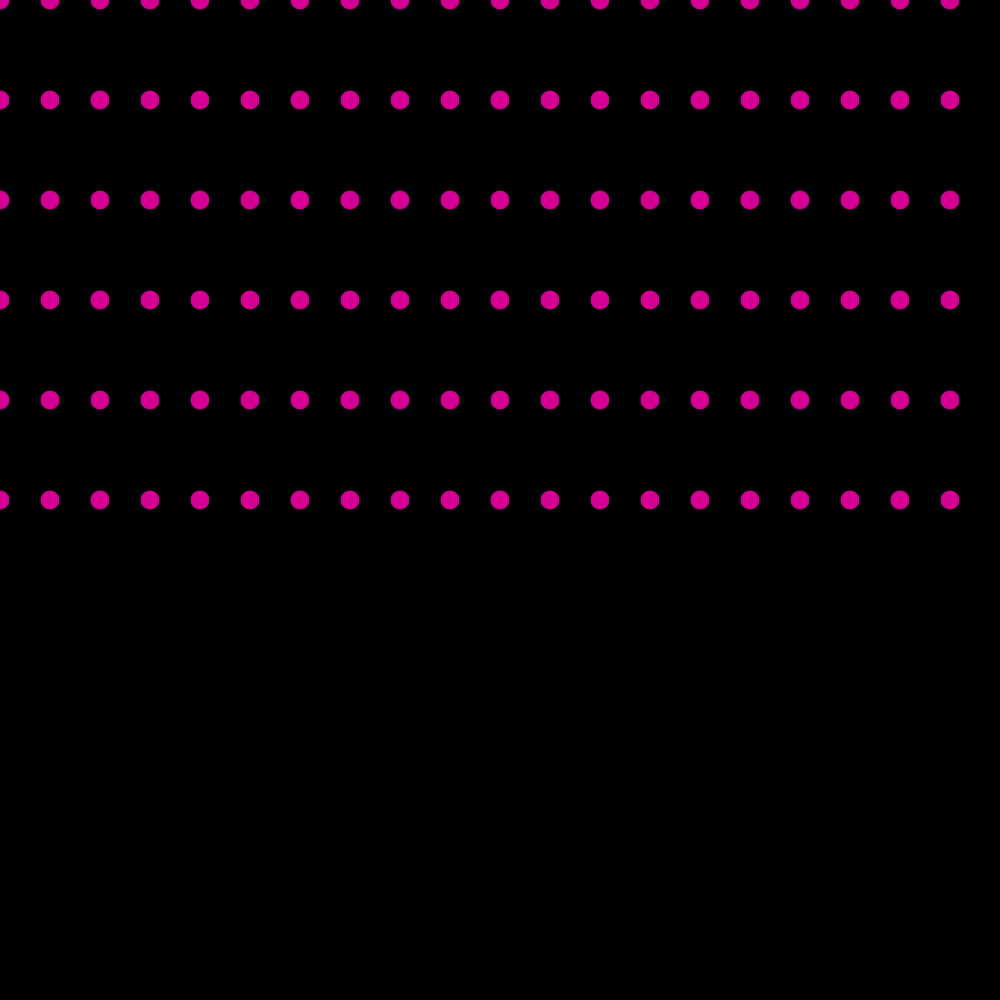
Frame 1 (no input)
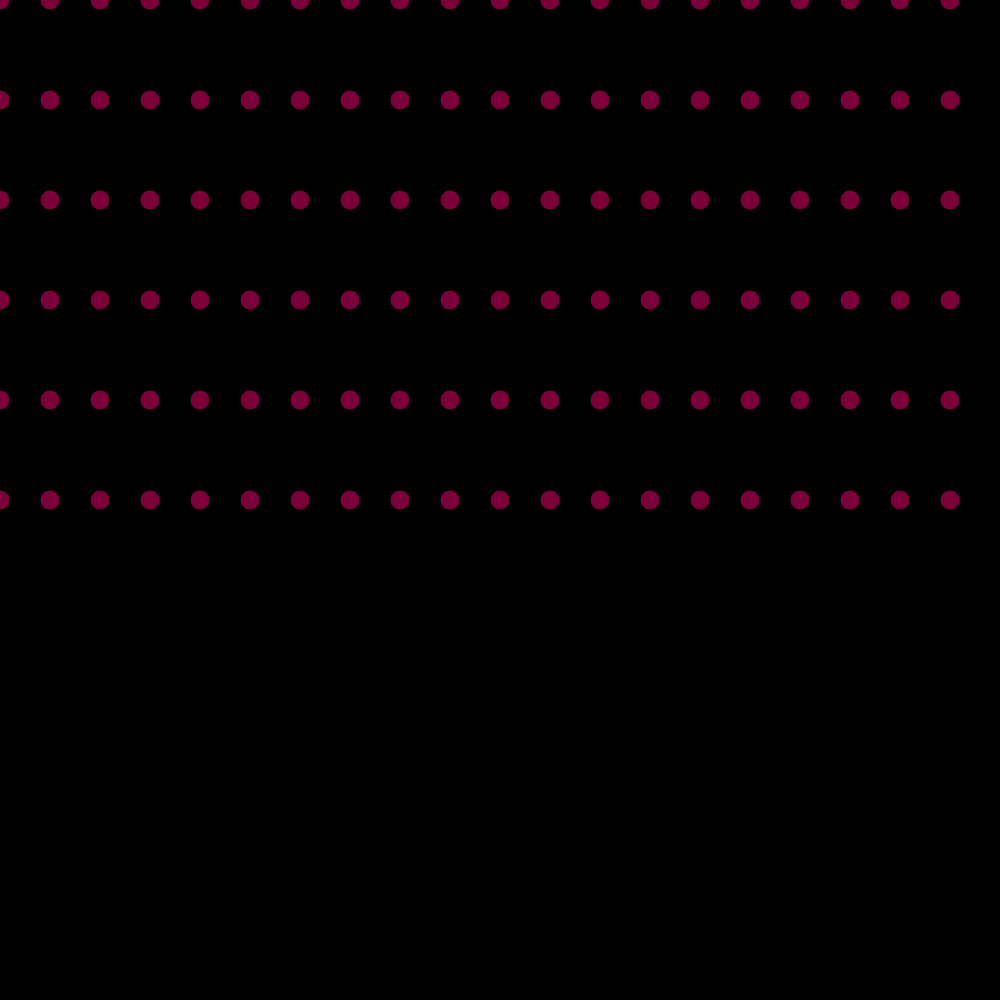
Frame 60 (no input)
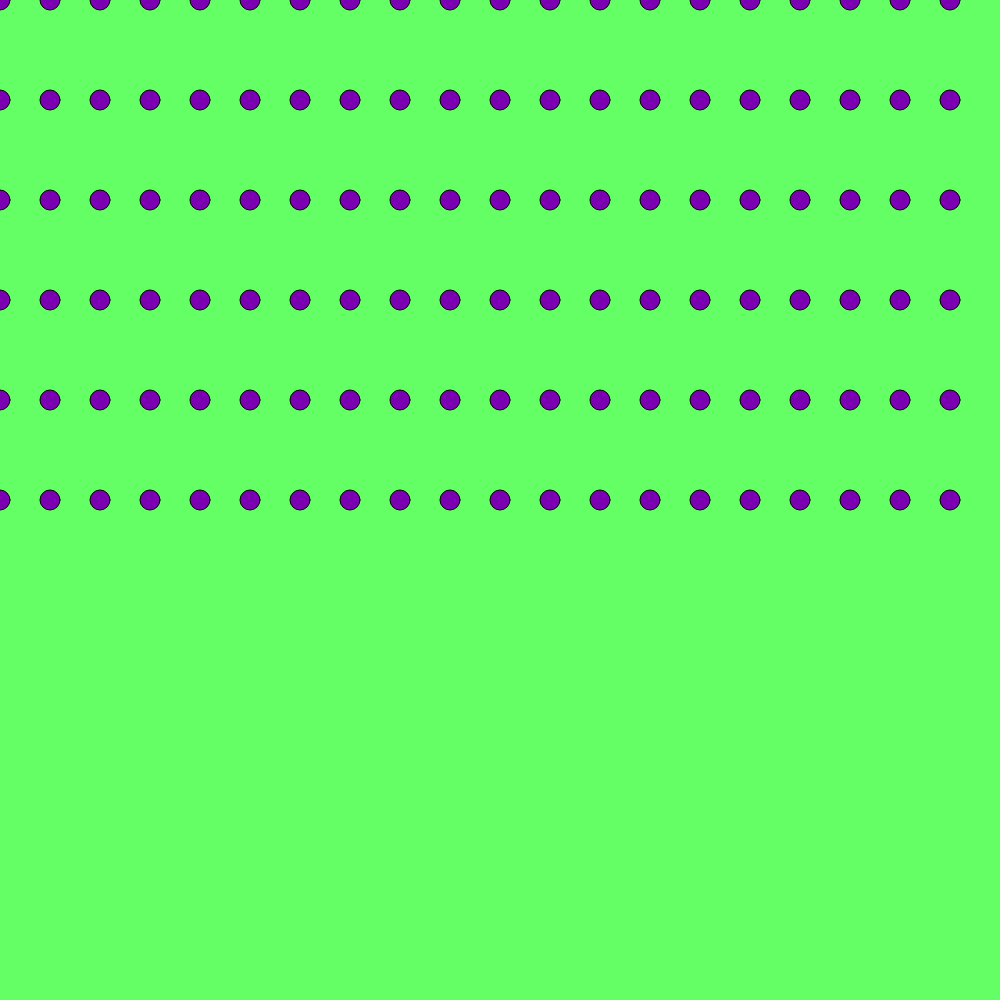
Frame 120 (the mouse pressed at the canvas centre since frame 60)

The p5.js sketch that drew these frames (run headless with seeded random() and noise() and a simulated clock; from frame 60 on, the mouse is pressed at the canvas centre):

// p5.js sketch
// ── sketch.js
 var spot = {
   x: 200,
   y: 100
 };


  var col = {
    r:255,
    g:0,
    b:0
  };
  
function setup() {
  createCanvas(1000,1000);

  colorMode(RGB);
  
  background(0);
  
  frameRate(30);
  

  
}

function draw() {
  col.r = random(100, 255);
  col.g= random(0) ;
  col.b= random(50, 180);
  
  if (mouseIsPressed){
    background(100,255,100);
  }
  
  
   
    fill(col.r, col.g, col.b);
  if ( mouseX >300 && mouseY <500){
  rect(spot.x, spot.y, 500, 500);
  }
  var x=0, y=0;
  

 
 for (var x = 0; x < width; x = x+50){
  for(var y = 0; y <= 5;y++)
 ellipse(x, y*100, 20, 20);
  
  }

x++

}
